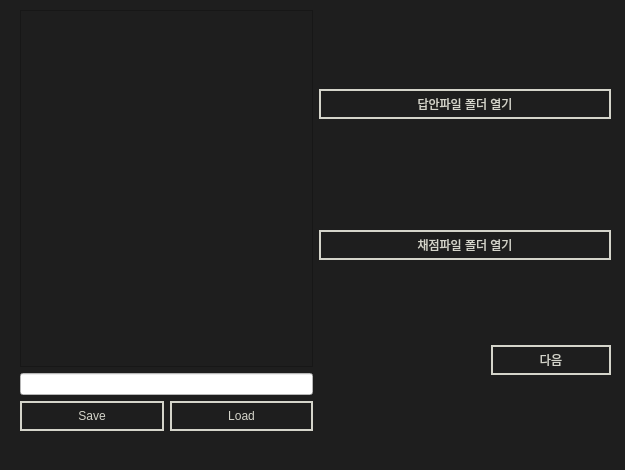
<?xml version="1.0" encoding="UTF-8"?>
<ui version="4.0">
 <class>MainWindow</class>
 <widget class="QMainWindow" name="MainWindow">
  <property name="geometry">
   <rect>
    <x>0</x>
    <y>0</y>
    <width>625</width>
    <height>470</height>
   </rect>
  </property>
  <property name="sizePolicy">
   <sizepolicy hsizetype="Fixed" vsizetype="Fixed">
    <horstretch>0</horstretch>
    <verstretch>0</verstretch>
   </sizepolicy>
  </property>
  <property name="minimumSize">
   <size>
    <width>625</width>
    <height>470</height>
   </size>
  </property>
  <property name="windowTitle">
   <string>MainWindow</string>
  </property>
  <property name="styleSheet">
   <string notr="true">background-color:rgb(30, 30, 30)</string>
  </property>
  <widget class="QWidget" name="centralwidget">
   <widget class="QWidget" name="horizontalLayoutWidget">
    <property name="geometry">
     <rect>
      <x>20</x>
      <y>10</y>
      <width>591</width>
      <height>421</height>
     </rect>
    </property>
    <layout class="QHBoxLayout" name="horizontalLayout_2" stretch="7,7">
     <item>
      <layout class="QVBoxLayout" name="verticalLayout_4" stretch="9,1,1">
       <item>
        <widget class="QTableWidget" name="pathSaveList"/>
       </item>
       <item>
        <widget class="QLineEdit" name="saveText">
         <property name="styleSheet">
          <string notr="true">background-color:white;
</string>
         </property>
        </widget>
       </item>
       <item>
        <layout class="QHBoxLayout" name="horizontalLayout_3">
         <item>
          <widget class="QPushButton" name="saveBtn">
           <property name="minimumSize">
            <size>
             <width>14</width>
             <height>30</height>
            </size>
           </property>
           <property name="styleSheet">
            <string notr="true">color: rgb(212, 212, 202);
background-color: rgb(30, 30, 30);
border: 2px solid rgb(212, 212, 202);</string>
           </property>
           <property name="text">
            <string>Save</string>
           </property>
          </widget>
         </item>
         <item>
          <widget class="QPushButton" name="loadBtn">
           <property name="minimumSize">
            <size>
             <width>0</width>
             <height>30</height>
            </size>
           </property>
           <property name="styleSheet">
            <string notr="true">color: rgb(212, 212, 202);
background-color: rgb(30, 30, 30);
border: 2px solid rgb(212, 212, 202);</string>
           </property>
           <property name="text">
            <string>Load</string>
           </property>
          </widget>
         </item>
        </layout>
       </item>
      </layout>
     </item>
     <item>
      <layout class="QVBoxLayout" name="verticalLayout_3">
       <item>
        <layout class="QVBoxLayout" name="verticalLayout">
         <item>
          <widget class="QLabel" name="folderDirAnswer">
           <property name="minimumSize">
            <size>
             <width>0</width>
             <height>20</height>
            </size>
           </property>
           <property name="maximumSize">
            <size>
             <width>16777215</width>
             <height>20</height>
            </size>
           </property>
           <property name="styleSheet">
            <string notr="true">color: rgb(255, 255, 255);

</string>
           </property>
           <property name="text">
            <string/>
           </property>
          </widget>
         </item>
         <item>
          <widget class="QPushButton" name="openAnswer">
           <property name="minimumSize">
            <size>
             <width>0</width>
             <height>30</height>
            </size>
           </property>
           <property name="styleSheet">
            <string notr="true">color: rgb(212, 212, 202);
background-color: rgb(30, 30, 30);
border: 2px solid rgb(212, 212, 202);</string>
           </property>
           <property name="text">
            <string>답안파일 폴더 열기</string>
           </property>
          </widget>
         </item>
         <item>
          <widget class="QLabel" name="countAnswerPage">
           <property name="enabled">
            <bool>true</bool>
           </property>
           <property name="minimumSize">
            <size>
             <width>0</width>
             <height>20</height>
            </size>
           </property>
           <property name="maximumSize">
            <size>
             <width>16777215</width>
             <height>20</height>
            </size>
           </property>
           <property name="styleSheet">
            <string notr="true">color: rgb(255, 255, 255);</string>
           </property>
           <property name="text">
            <string/>
           </property>
          </widget>
         </item>
        </layout>
       </item>
       <item>
        <layout class="QVBoxLayout" name="verticalLayout_2">
         <item>
          <widget class="QLabel" name="folderDirScanned">
           <property name="minimumSize">
            <size>
             <width>0</width>
             <height>20</height>
            </size>
           </property>
           <property name="maximumSize">
            <size>
             <width>16777215</width>
             <height>20</height>
            </size>
           </property>
           <property name="styleSheet">
            <string notr="true">color: rgb(255, 255, 255);</string>
           </property>
           <property name="text">
            <string/>
           </property>
          </widget>
         </item>
         <item>
          <widget class="QPushButton" name="openScanned">
           <property name="minimumSize">
            <size>
             <width>0</width>
             <height>30</height>
            </size>
           </property>
           <property name="styleSheet">
            <string notr="true">color: rgb(212, 212, 202);
background-color: rgb(30, 30, 30);
border: 2px solid rgb(212, 212, 202);</string>
           </property>
           <property name="text">
            <string>채점파일 폴더 열기</string>
           </property>
          </widget>
         </item>
         <item>
          <widget class="QLabel" name="countScannedPage">
           <property name="minimumSize">
            <size>
             <width>0</width>
             <height>20</height>
            </size>
           </property>
           <property name="maximumSize">
            <size>
             <width>16777215</width>
             <height>20</height>
            </size>
           </property>
           <property name="styleSheet">
            <string notr="true">color: rgb(255, 255, 255);
</string>
           </property>
           <property name="text">
            <string/>
           </property>
          </widget>
         </item>
        </layout>
       </item>
       <item>
        <layout class="QHBoxLayout" name="horizontalLayout" stretch="2,1">
         <item>
          <widget class="QLabel" name="introErrMsg">
           <property name="minimumSize">
            <size>
             <width>0</width>
             <height>30</height>
            </size>
           </property>
           <property name="maximumSize">
            <size>
             <width>16777215</width>
             <height>30</height>
            </size>
           </property>
           <property name="styleSheet">
            <string notr="true">color: rgb(255, 255, 255);
</string>
           </property>
           <property name="text">
            <string/>
           </property>
           <property name="alignment">
            <set>Qt::AlignCenter</set>
           </property>
           <property name="wordWrap">
            <bool>true</bool>
           </property>
           <property name="indent">
            <number>-1</number>
           </property>
          </widget>
         </item>
         <item>
          <widget class="QPushButton" name="introNextBtn">
           <property name="minimumSize">
            <size>
             <width>120</width>
             <height>30</height>
            </size>
           </property>
           <property name="maximumSize">
            <size>
             <width>120</width>
             <height>30</height>
            </size>
           </property>
           <property name="styleSheet">
            <string notr="true">color: rgb(212, 212, 202);
background-color: rgb(30, 30, 30);
border: 2px solid rgb(212, 212, 202);</string>
           </property>
           <property name="text">
            <string>다음</string>
           </property>
          </widget>
         </item>
        </layout>
       </item>
      </layout>
     </item>
    </layout>
   </widget>
  </widget>
  <widget class="QStatusBar" name="statusbar"/>
 </widget>
 <resources/>
 <connections/>
</ui>
